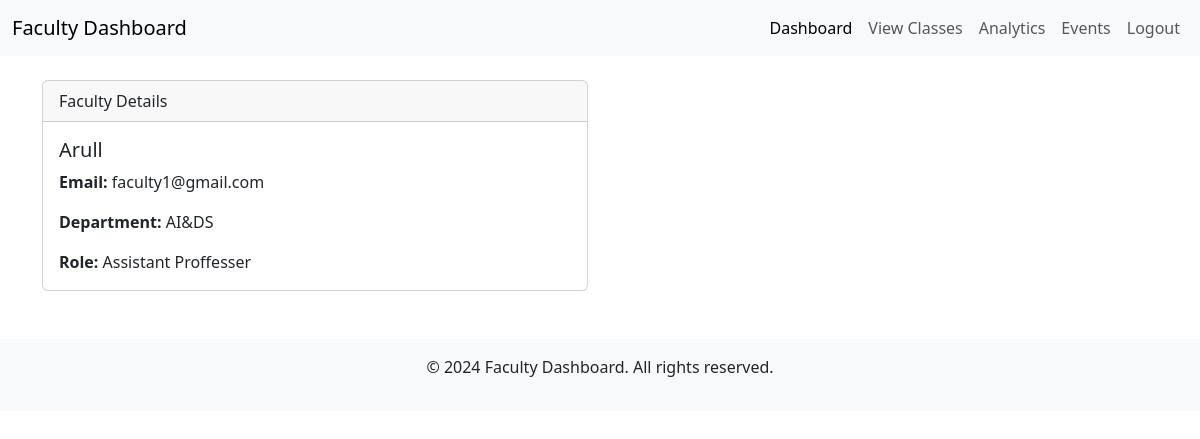
/faculty/dashboard/ (signed in), run on the app's committed database.
### hods/models.py (models this page shows, shortened)
class Faculty(models.Model):
    name = models.CharField(max_length=100)
    email = models.EmailField(unique=True)
    password = models.CharField(max_length=100)
    role = models.CharField(max_length=50)
    department = models.ForeignKey(Department, on_delete=models.CASCADE)

### Report_App/models.py (models this page shows, shortened)
class Department(models.Model):
    name = models.CharField(max_length=255)
    hod_name = models.CharField(max_length=255)
    email = models.EmailField(unique=True)
    password = models.CharField(max_length=255, default=uuid.uuid4)

### Faculty/views.py (the view)
# urls.py: path('dashboard/', views.faculty_dashboard, name='faculty_dashboard'),
def faculty_dashboard(request):
    faculty_id = request.session.get('faculty_id')
    if not faculty_id:
        return redirect('common_login')  # Redirect to login if not authenticated
    faculty = Faculty.objects.get(id=faculty_id)
    return render(request, 'faculty_dashboard.html', {'faculty': faculty})

### Faculty/templates/faculty_dashboard.html (shortened to what this page needs)
<!DOCTYPE html>
<html lang="en">
<head>
    <link href="https://cdn.jsdelivr.net/npm/bootstrap@5.3.0-alpha1/dist/css/bootstrap.min.css" rel="stylesheet">
</head>
<body>
    <nav class="navbar navbar-expand-lg navbar-light bg-light">
        <div class="container-fluid">
            <a class="navbar-brand" href="#">Faculty Dashboard</a>
            <div class="collapse navbar-collapse" id="navbarNav">
                <ul class="navbar-nav ms-auto">
                    <li class="nav-item">
                        <a class="nav-link active" aria-current="page" href="#">Dashboard</a>
                    </li>
                    <li class="nav-item">
                        <a class="nav-link" href="#">View Classes</a>
                    </li>
                    <li class="nav-item">
                        <a class="nav-link" href="#">Analytics</a>
                    </li>
                    <li class="nav-item">
                        <a class="nav-link" href="{% url 'view' %}">Events</a>
                    </li>
                    <li class="nav-item">
                        <a class="nav-link" href="#">Logout</a>
                    </li>
                </ul>
            </div>
        </div>
    </nav>
    <div class="container mt-4">
        <div class="row">
            <div class="col-md-6">
                <div class="card">
                    <div class="card-header">
                        Faculty Details
                    </div>
                    <div class="card-body">
                        <h5 class="card-title">{{ faculty.name }}</h5>
                        <p class="card-text"><strong>Email:</strong> {{ faculty.email }}</p>
                        <p class="card-text"><strong>Department:</strong> {{ faculty.department.name }}</p>
                        <p class="card-text"><strong>Role:</strong> {{ faculty.role }}</p>
                    </div>
                </div>
            </div>
        </div>
    </div>
    <footer class="bg-light text-center py-3 mt-5">
        <p>© 2024 Faculty Dashboard. All rights reserved.</p>
    </footer>
</body>
</html>

### data on the page
Faculty: name "Arull", email "faculty1@gmail.com", department.name "AI&DS", role "Assistant Proffesser"
